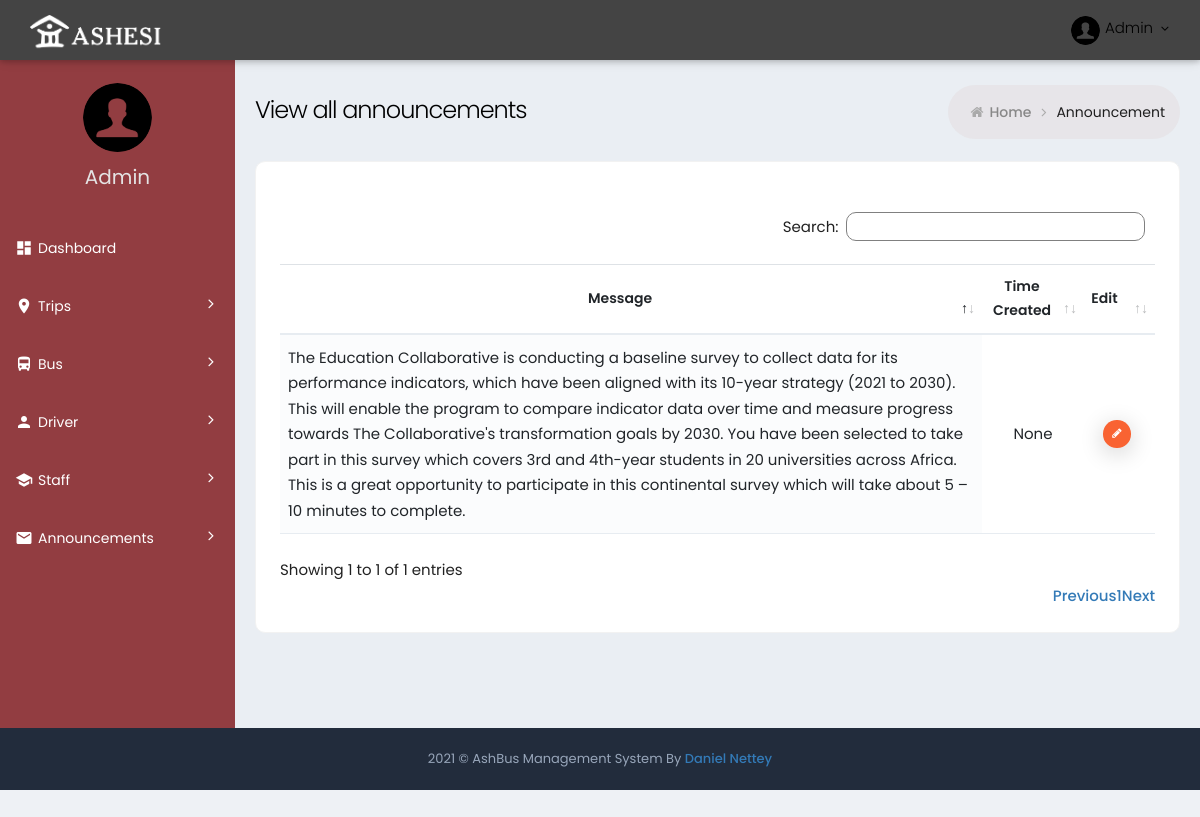
Page /announcement/ on the earlier database version.
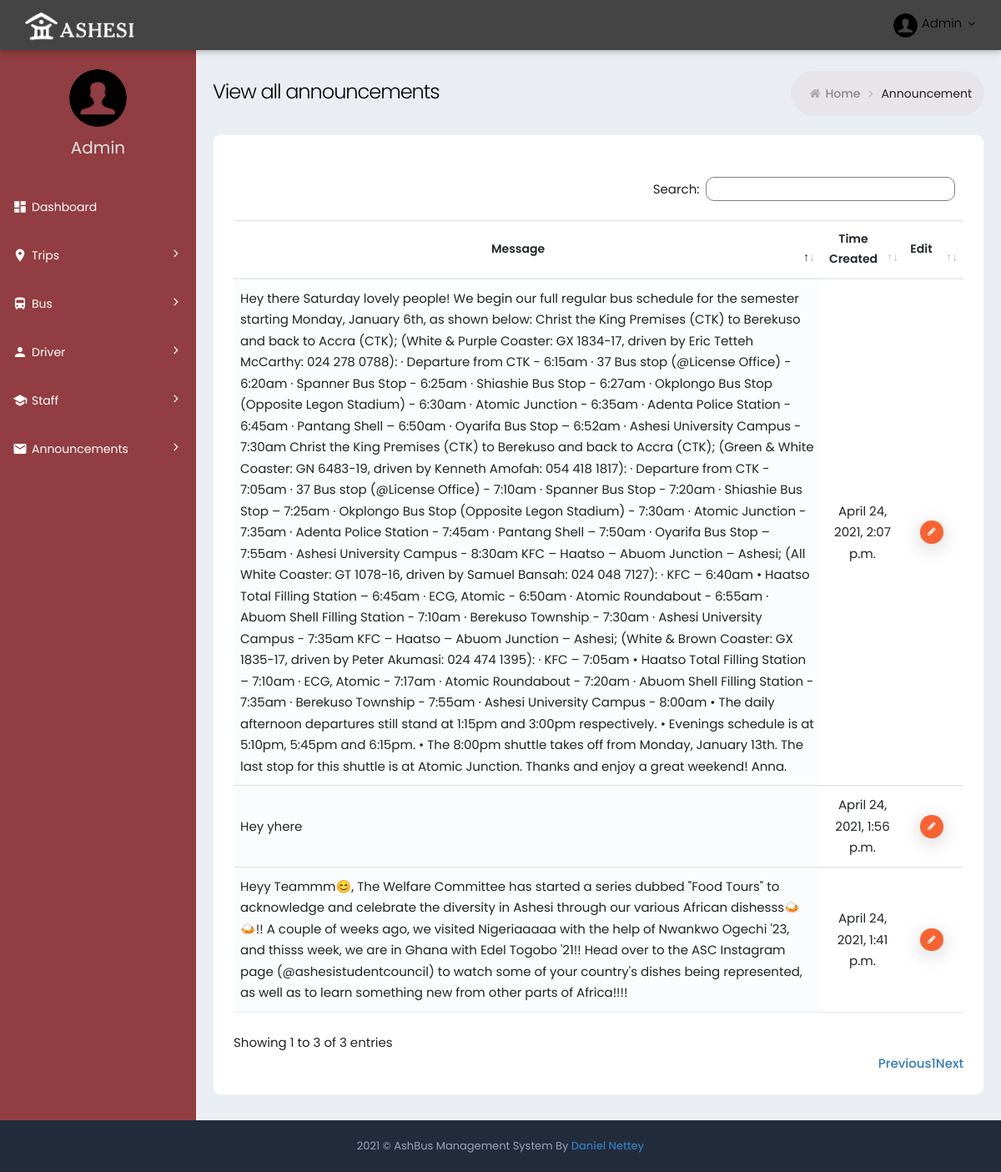
Same page on the later database version.
### ashbus/ashbus_web/models.py (models this page shows, shortened)
class Announcement(models.Model):
    message = models.TextField()
    time_created = models.DateTimeField(auto_now=True)

### ashbus/ashbus_web/views.py (the view)
# urls.py: path('announcement/', AnnouncementView, name="announcement"),
def AnnouncementView(request):
    announcement = Announcement.objects.all()
    return render(request, "announcement.html", {"announcement": announcement})

### ashbus/ashbus_web/templates/announcement.html
{% extends 'innerBase.html'  %}
{% block Content %}
<div class="page-content-wrapper">
	<div class="page-content">
		<div class="page-bar">
			<div class="page-title-breadcrumb">
				<div class=" pull-left">
					<div class="page-title">View all announcements</div>
				</div>
				<ol class="breadcrumb page-breadcrumb pull-right">
					<li><i class="fa fa-home"></i>&nbsp;<a class="parent-item" href="{% url 'index' %}">Home</a>&nbsp;<i
							class="fa fa-angle-right"></i>
					</li>
					<li class="active">Announcement</li>
				</ol>
			</div>
		</div>
		<div class="row">
			<div class="col-md-12">
				<div class="card card-box">
					<div class="card-body ">
						<div class="row p-b-20">
						</div>
						<div class="table-scrollable">
							<table class="table table-hover table-checkable order-column full-width" id="example4">
								<thead>
									<tr>
										<th class="center"> Message </th>
										<th class="center"> Time Created </th>
										<th class="center"> Edit </th>
									</tr>
								</thead>
								<tbody>
									{% for announcement in announcement%}
									<form action="">
										<tr class="odd gradeX">
											<td class="left"> {{ announcement.message }} </td>
											<td class="center"> {{ announcement.time_created }} </td>
											<td class="center">
												<a href="{% url 'edit_announcement' announcement.id %}" class="btn btn-tbl-delete btn-xs">
													<i class="fa fa-pencil"></i>
												</a>
											</td>
										</tr>
									</form>
									{% endfor %}
								</tbody>
							</table>
						</div>
					</div>
				</div>
			</div>
		</div>
	</div>
</div>
{% endblock Content %}

Differences in the rows shown:
removed Announcement: message "The Education Collaborative is conducting a baseline survey to collect data for its performance indicators, which have been aligned with its 10-year strategy (2021 to 2030). This will enable the program to compare indicator data over time and measure progress towards The Collaborative's transformation goals by 2030. You have been selected to take part in this survey which covers 3rd and 4th-year students in 20 universities across Africa. This is a great opportunity to participate in this continental survey which will take about 5 – 10 minutes to complete.", time_created "None"
added Announcement: message "Heyy Teammm😊, The Welfare Committee has started a series dubbed \"Food Tours\" to acknowledge and celebrate the diversity in Ashesi through our various African dishesss🍛🍛!! A couple of weeks ago, we visited Nigeriaaaaa with the help of Nwankwo Ogechi '23, and thisss week, we are in Ghana with Edel Togobo '21!! Head over to the ASC Instagram page (@ashesistudentcouncil) to watch some of your country's dishes being represented, as well as to learn something new from other parts of Africa!!!!", time_created "April 24, 2021, 1:41 p.m."
added Announcement: message "Hey yhere", time_created "April 24, 2021, 1:56 p.m."
added Announcement: message "Hey there Saturday lovely people! We begin our full regular bus schedule for the semester starting Monday, January 6th, as shown below: Christ the King Premises (CTK) to Berekuso and back to Accra (CTK); (White & Purple Coaster: GX 1834-17, driven by Eric Tetteh McCarthy: 024 278 0788): · Departure from CTK - 6:15am · 37 Bus stop (@License Office) - 6:20am · Spanner Bus Stop - 6:25am · Shiashie Bus Stop - 6:27am · Okplongo Bus Stop (Opposite Legon Stadium) - 6:30am · Atomic Junction - 6:35am · Adenta Police Station - 6:45am · Pantang Shell – 6:50am · Oyarifa Bus Stop – 6:52am · Ashesi University Campus - 7:30am Christ the King Premises (CTK) to Berekuso and back to Accra (CTK); (Green &…", time_created "April 24, 2021, 2:07 p.m."
Other differences:
text written by a page script: "Search: Showing 1 to 1 of 1 entries Previous 1 Next" → "Search: Showing 1 to 3 of 3 entries Previous 1 Next"
